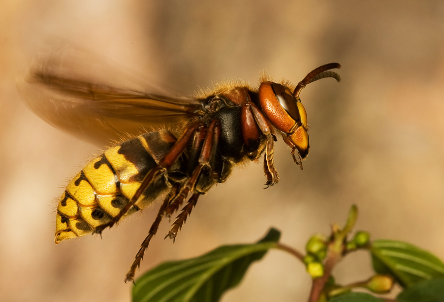
#> input picture MT_09/MT_09/Cv09_obr.bmp, 444 x 302 px
$ python MT_09.py
#> lines starting #> are read from the running program, lines starting #| are printed output that depends on the picture
import cv2
import numpy as np
import matplotlib.pyplot as plt

def loadImage(fname):
#> called with fname = 'Cv09_obr.bmp'
    bgr = cv2.imread(fname)
#> bgr is the input picture: shape (302, 444, 3); mean B, G, R 70.5, 125, 164.3
    rgb = cv2.cvtColor(bgr, cv2.COLOR_BGR2RGB)
    return rgb

def PCA(img):
    #rozmery matice, M - pocet kanalu, N - rozmer obrazku
    width=img.shape[1]
#> width = 444
    height=img.shape[0]
#> height = 302
    M=3
    N=width*height
#> N = 134088
    #print(str(N))
    redList = []
    greenList = []
    blueList = []
    #ziskavani rgb hodnot
    for i in range(width):
        for j in range(height):
            red=img[j][i][0]
            green=img[j][i][1]
            blue=img[j][i][2]
            redList.append(red)
            greenList.append(green)
            blueList.append(blue)
#> after the loop, blueList = 134088 items; greenList = 134088 items; redList = 134088 items
    #rgb listy na array
    print("step 1 - done")
    redArr = np.array(redList)
    greenArr = np.array(greenList)
    blueArr = np.array(blueList)
    #stredni vektor
    avgList = []
    for i in range(N):
        #musim prevest na python int abych predesel overflow
        avgVal = int((int(redArr[i])+int(greenArr[i])+int(blueArr[i]))/3)
        avgList.append(avgVal)
#> this loop made 134088 passes
#> avgVal on passes 1 to 3: 165, 165, 167
#> after the loop, avgList = 134088 items
    avgArr = np.array(avgList)
    print("step 2 - done")
    #vektory w
    redw = np.subtract(redArr, avgArr)
    greenw = np.subtract(greenArr, avgArr)
    bluew = np.subtract(blueArr, avgArr)
    print("step 3 - done")
    #vytvoreni matice W
    arrayW = np.array([redw, greenw, bluew])
    print(str(arrayW.shape))
#| (3, 134088)
    print("step 4 - done")
    #kovariacni matice C
    covArr = np.dot(arrayW, np.transpose(arrayW))
#> covArr = [[291768433, 32542234, -318508992], [32542234, 12448940, -44267272], [-318508992, -44267272, 356466453]]
    #print(str(covArr.shape))
    #vlastni hodnoty a vektory
    eigVal, eigVec = np.linalg.eig(covArr)
#> eigVal = [648959623.9, 33827.5, 11690374.6]; eigVec = [[-0.667, -0.571, -0.478], [-0.0856, -0.579, 0.811], [0.74, -0.582, -0.338]]
    #print(str(np.argpartition(eigVal, 2)))
    #print(str(eigVal))
    sortIndices = np.argpartition(eigVal, 2)
#> sortIndices = [1, 2, 0]
    sortedEig = np.array([eigVec[sortIndices[0],:], eigVec[sortIndices[1],:], eigVec[sortIndices[2],:]])
#> sortedEig = [[-0.0856, -0.579, 0.811], [0.74, -0.582, -0.338], [-0.667, -0.571, -0.478]]
    print("step 5 - done")
    #step 5 je v prednasce asi 7
    #vlastni prostor E
    EArr = np.transpose(np.dot(np.transpose(arrayW), sortedEig))
    #print(str(EArr.shape))
    print("step 6 - done")
    k1 = EArr[0,:]+avgArr
    k1res = np.transpose(np.reshape(k1, (width, height)))
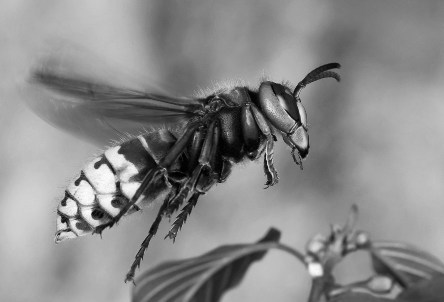
#> k1res: shape (302, 444) float64; min 0.175, max 281.1, mean 152.5; drawn with min black and max white
    k2 = EArr[1,:]+avgArr
    k2res = np.transpose(np.reshape(k2, (width, height)))
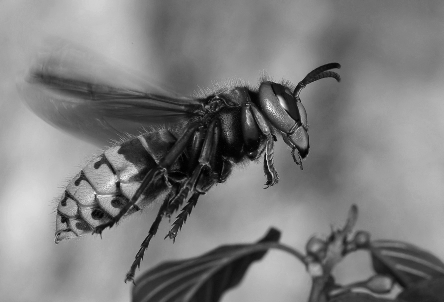
#> k2res: shape (302, 444) float64; min -0.163, max 240.9, mean 118.6; drawn with min black and max white
    k3 = EArr[2,:]+avgArr
    k3res = np.transpose(np.reshape(k3, (width, height)))
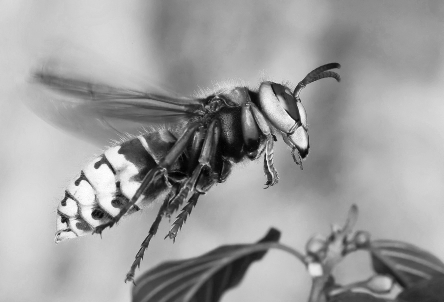
#> k3res: shape (302, 444) float64; min 2.15, max 285.3, mean 177.5; drawn with min black and max white
    print("PCA done")
    return (k1res,k2res,k3res)

def get_hist(img):
    histogram=cv2.calcHist([img], [0], None, [256], [0,256])
    #print(str(histogram))
    return histogram

if __name__ == "__main__":
    img = loadImage("Cv09_obr.bmp")
    (k1,k2,k3)=PCA(img)
    #vykreslovani
    plt.subplot(2,4,1)
    gs = cv2.cvtColor(img, cv2.COLOR_RGB2GRAY)
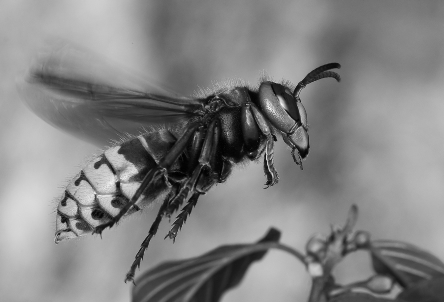
#> gs: shape (302, 444); min 1, max 243, mean 130.5
    plt.imshow(gs, cmap="gray")
    plt.subplot(2,4,2)
    plt.imshow(k1, cmap="gray")
    plt.subplot(2,4,3)
    plt.imshow(k2, cmap="gray")
    plt.subplot(2,4,4)
    plt.imshow(k3, cmap="gray")
    #histogramy
    plt.subplot(2,4,5)
    hist=get_hist(gs)
#> in get_hist, `histogram=cv2.calcHist([img], [0], None, [256], [0,256])`: histogram = 256 values, max 1799 at index 172, min 0 at index 0, mean 523.8
#> hist has the same summary as histogram in get_hist
    plt.plot(hist)
    plt.subplot(2,4,6)
    hist=get_hist(np.float32(k1))
#> hist = 256 values, max 1680 at index 194, min 7 at index 0, mean 519.4
    plt.plot(hist)
    plt.subplot(2,4,7)
    hist=get_hist(np.float32(k2))
#> hist = 256 values, max 1675 at index 161, min 0 at index 222, mean 523.8
    plt.plot(hist)
    plt.subplot(2,4,8)
    hist=get_hist(np.float32(k3))
#> hist = 256 values, max 1896 at index 228, min 0 at index 0, mean 514.7
    plt.plot(hist)
    plt.show()
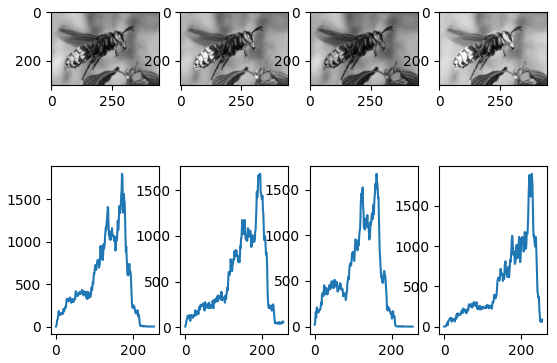
#> figure drawn by matplotlib, 8 panels; panel 5: curve peaks at x = 172, y = 1799; panel 6: curve peaks at x = 194, y = 1680; panel 7: curve peaks at x = 161, y = 1675; panel 8: curve peaks at x = 228, y = 1896
